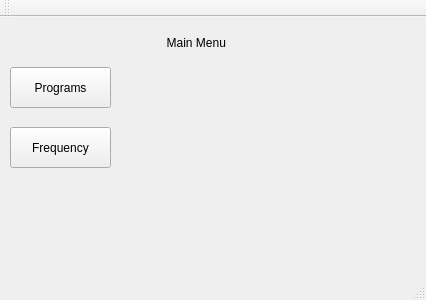
<?xml version="1.0" encoding="UTF-8"?>
<ui version="4.0">
 <class>Programs</class>
 <widget class="QMainWindow" name="Programs">
  <property name="geometry">
   <rect>
    <x>0</x>
    <y>0</y>
    <width>426</width>
    <height>300</height>
   </rect>
  </property>
  <property name="windowTitle">
   <string>Programs</string>
  </property>
  <widget class="QWidget" name="centralWidget">
   <widget class="QPushButton" name="pushButton">
    <property name="geometry">
     <rect>
      <x>10</x>
      <y>50</y>
      <width>101</width>
      <height>41</height>
     </rect>
    </property>
    <property name="text">
     <string>Programs</string>
    </property>
   </widget>
   <widget class="QLabel" name="label">
    <property name="geometry">
     <rect>
      <x>160</x>
      <y>10</y>
      <width>91</width>
      <height>31</height>
     </rect>
    </property>
    <property name="text">
     <string>  Main Menu</string>
    </property>
   </widget>
   <widget class="QPushButton" name="pushButton_2">
    <property name="geometry">
     <rect>
      <x>10</x>
      <y>110</y>
      <width>101</width>
      <height>41</height>
     </rect>
    </property>
    <property name="text">
     <string>Frequency</string>
    </property>
   </widget>
  </widget>
  <widget class="QMenuBar" name="menuBar">
   <property name="geometry">
    <rect>
     <x>0</x>
     <y>0</y>
     <width>426</width>
     <height>22</height>
    </rect>
   </property>
  </widget>
  <widget class="QToolBar" name="mainToolBar">
   <attribute name="toolBarArea">
    <enum>TopToolBarArea</enum>
   </attribute>
   <attribute name="toolBarBreak">
    <bool>false</bool>
   </attribute>
  </widget>
  <widget class="QStatusBar" name="statusBar"/>
 </widget>
 <layoutdefault spacing="6" margin="11"/>
 <resources/>
 <connections/>
</ui>
